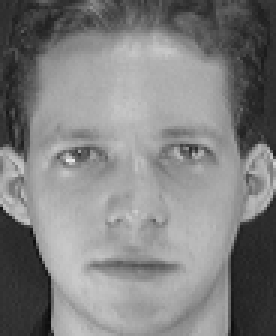
#> input picture train_data/1.pgm, 92 x 112 px (shown 3 times larger); its folder holds only this picture in this run
$ python training-model-lbp.py   (Python 2 division)   (older library calls are emulated)
#> lines starting #> are read from the running program, lines starting #| are printed output that depends on the picture
### helpers/image_util.py
import numpy as np
from PIL import Image, ImageStat


def load_image(infilename):
#> called with infilename = 'train_data/1.pgm'
    img = Image.open(infilename)
#> img is the input picture: PIL image 92x112 L; min 11, max 234, mean 128.3
    img.load()
    data = np.asarray(img, dtype="int32")
    if is_grayscale(infilename) and data.ndim == 3:
        data = np.dot(data[..., :3], [1.0 / 3, 1.0 / 3, 1.0 / 3])
    return data


def is_grayscale(path):
#> called with path = 'train_data/1.pgm'
    im = Image.open(path).convert("RGB")
    stat = ImageStat.Stat(im)

    if sum(stat.sum) / 3 == stat.sum[0]:
        return True
    else:
        return False


def rgb2gray(rgb):
    return np.around(np.dot(rgb[..., :3], [0.299, 0.587, 0.114]))


def save_image(npdata, outfilename):
    img = Image.fromarray(np.asarray(np.clip(npdata, 0, 255), dtype="uint8"), "L")
    img.save(outfilename)


# [19 lines left out: functions img2vector, matrix2vector, resize_image, not called in this run]

### helpers/lbp_extract_feature.py
from helpers import image_util
import numpy as np
import os
import matplotlib.pyplot as plt
import matplotlib.image as mpimg


# [5 lines left out: function load_gray_scale_image, not called in this run]


def calculate_decimal(block):
    line1 = block[0, 0] * (2 ** 0) + block[0, 1] * (2 ** 1) + block[0, 2] * (2 ** 2)
    line2 = block[1, 2] * (2 ** 3) + block[0, 0] * (2 ** 7)
    line3 = block[2, 2] * (2 ** 4) + block[2, 1] * (2 ** 5) + block[2, 0] * (2 ** 6)
    return line1 + line2 + line3


def present_block(block):
    result = np.empty([3, 3], dtype=int)
    for row in range(3):
        for col in range(3):
            if block[row, col] > block[1, 1]:
                result[row, col] = 0
            else:
                result[row, col] = 1
    return result


def is_uniform(decimal):
    times = 0
    old_bit = decimal & 1
    for i in range(1, 8):
        new_bit = (decimal >> i) & 1
        if new_bit != old_bit:
            times += 1
        old_bit = new_bit
    if times > 2:
        return False
    return True


def get_histogram(present_data):
    bins = []
    nums_none_uniform = 0
    height, width = present_data.shape
    for i in range(256):
        times = 0
        for row in range(height):
            for col in range(width):
                if present_data[row, col] == i:
                    times += 1
        if is_uniform(i):
            bins.append(times)
        else:
            nums_none_uniform += times
    bins.insert(0, nums_none_uniform)  # none_uniform index = 0
    return np.array(bins)


def extract_segment(data, debug=False):
    height, width = data.shape
    present_image = np.empty([height - 2, width - 2], dtype=int)
    for row in range(1, height - 1):
        for col in range(1, width - 1):
            block = present_block(data[row - 1:row + 2, col - 1:col + 2])
            present_image[row - 1, col - 1] = calculate_decimal(block)

    if debug:
        plt.figure(1)
        plt.title('Present Face')
        plt.imshow(present_image, cmap=plt.get_cmap('gray'))

    histogram = get_histogram(present_image)

    if debug:
        plt.figure(2)

        plt.hist(x=np.arange(59), weights=histogram, bins=59, color='green', alpha=0.8)
        plt.xlabel("Bin No.")
        plt.ylabel("Frequency")

    if debug:
        plt.show()

    return histogram


def extract_face(data, debug=False, log=None):
#> called with debug = False, log = 'lbp-model/image/1.pgm'
    height, width = data.shape
#> height = 112; width = 92

    present_image = np.empty([height - 2, width - 2], dtype=int)
    for row in range(1, height - 1):
        for col in range(1, width - 1):
            block = present_block(data[row - 1:row + 2, col - 1:col + 2])
            present_image[row - 1, col - 1] = calculate_decimal(block)
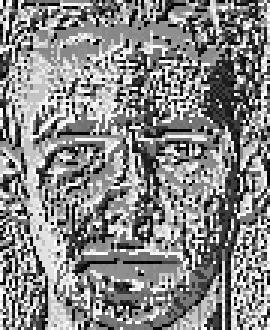
#> present_image: shape (110, 90) int64 (shown 3 times larger); min 0, max 255, mean 136.1

    if log is not None:
        directory = os.path.dirname(log)
        if not os.path.exists(directory):
            os.makedirs(directory)
        image_util.save_image(present_image, log)

    local_histograms = np.empty([20, 59], dtype=int)
    global_histogram = np.zeros(59, dtype=int)
    for row in range(5):
        for col in range(4):
            histogram = extract_segment(
                data[height * row / 5: height * (row + 1) / 5, width * col / 4:width * (col + 1) / 4])
            local_histograms[row * 4 + col] = histogram
            global_histogram = np.add(global_histogram, histogram)
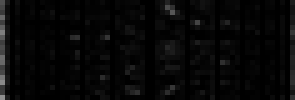
#> local_histograms: shape (20, 59) int64 (shown 5 times larger); min 0, max 144, mean 7.3

    if debug:
        plt.figure()
        plt.title("Global Histogram")
        plt.hist(x=np.arange(59), weights=global_histogram, bins=59, color='green', alpha=0.8)
        plt.xlabel("Bin No.")
        plt.ylabel("Frequency")

    if debug:
        plt.show()
    return local_histograms


# [3 lines that do not run on import are left out]

    # extract_face('train_data/s1/1.pgm', True)

### helpers/file_util.py
from os import listdir
from os.path import isfile, join
import numpy as np


def listFile(mypath):
    onlyfiles = []
    for f in listdir(mypath):
        if not isfile(join(mypath, f)):
            childfiles = listFile(join(mypath, f))
            for cf in childfiles:
                onlyfiles.append(join(f, cf))
        else:
            onlyfiles.append(f)
    return onlyfiles


def log_data(data, logger):
    if type(data) in [list, tuple, np.ndarray]:
        for value in data:
            log_data(value, logger)
        logger.write(';')
    else:
        logger.write('\t' + str(data))

### training-model-lbp.py
from helpers import file_util, lbp_extract_feature, image_util
from os.path import join
from numpy import linalg as la
import numpy as np

if __name__ == '__main__':
    train_folder = 'train_data'

    files = file_util.listFile(train_folder)
    m = len(files)

    # Extract feature histograms from all training images
    # Log histograms to text file
    log_file = open("lbp-model/histogram.txt", "w")
    count = 0

    for filePath in files:
        data = image_util.load_image(join(train_folder, filePath))
        if not image_util.is_grayscale(join(train_folder, filePath)):
            data = image_util.rgb2gray(data)
        local_histograms = lbp_extract_feature.extract_face(data, log=join("lbp-model/image", filePath))  # 20x59
        norm = la.norm(local_histograms, axis=1)
        norm = norm.reshape((20, 1))
        local_histograms = np.divide(local_histograms, norm)
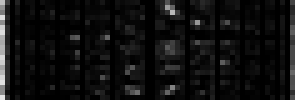
#> local_histograms: shape (20, 59) float64 (shown 5 times larger); min 0, max 0.89, mean 0.0618
        if count == 0:
            mean_histograms = local_histograms
        else:
            mean_histograms = np.add(mean_histograms, local_histograms)
        count += 1
        file_util.log_data(local_histograms, log_file)
#> the loop in log_data, `for value in data:` made 20 passes
        log_file.write('\n')
    log_file.close()

    # Log width, height of lbp-model
    height, width = data.shape
    log_file = open("lbp-model/info.txt", "w")
    log_file.write(str(height) + '\n')
    log_file.write(str(width) + '\n')
    log_file.close()

    mean_histograms = np.divide(mean_histograms, count)

    log_file = open("lbp-model/mean-histogram.txt", "w")
    file_util.log_data(mean_histograms, log_file)
    log_file.close()

$ run again, on train_data/13.pgm
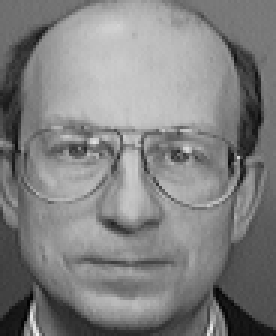
#> input picture train_data/13.pgm, 92 x 112 px (shown 3 times larger)
#> in load_image, img is the input picture: PIL image 92x112 L; min 3, max 241, mean 129
#> after the loop in extract_face, `for row in range(1, height - 1):`:
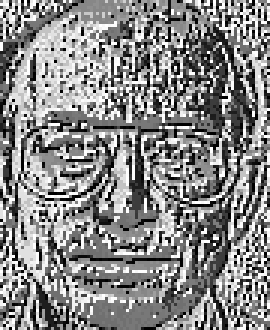
#> present_image: shape (110, 90) int64 (shown 3 times larger); min 0, max 255, mean 135.5
#> img: PIL image 90x110 L
#> `local_histograms = np.divide(local_histograms, norm)`:
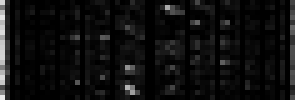
#> local_histograms: shape (20, 59) float64 (shown 5 times larger); min 0, max 0.907, mean 0.0593
#> the loop in log_data, `for value in data:` made 20 passes

$ run again, on train_data/14.pgm
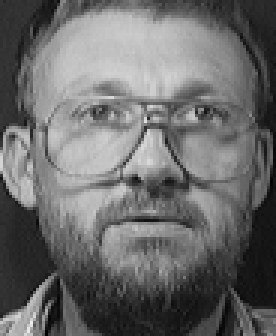
#> input picture train_data/14.pgm, 92 x 112 px (shown 3 times larger)
#> in load_image, img is the input picture: PIL image 92x112 L; min 2, max 237, mean 106.9
#> after the loop in extract_face, `for row in range(1, height - 1):`:
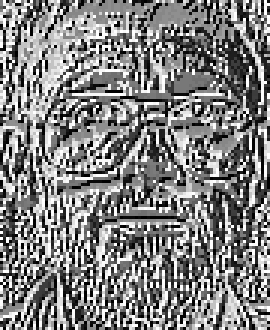
#> present_image: shape (110, 90) int64 (shown 3 times larger); min 0, max 255, mean 128.9
#> img: PIL image 90x110 L
#> `local_histograms = np.divide(local_histograms, norm)`:
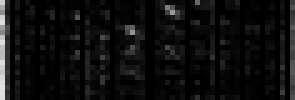
#> local_histograms: shape (20, 59) float64 (shown 5 times larger); min 0, max 0.894, mean 0.0581
#> the loop in log_data, `for value in data:` made 20 passes

$ run again, on train_data/15.pgm
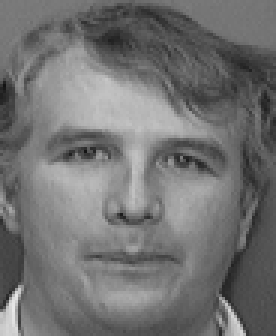
#> input picture train_data/15.pgm, 92 x 112 px (shown 3 times larger)
#> in load_image, img is the input picture: PIL image 92x112 L; min 19, max 232, mean 114.3
#> after the loop in extract_face, `for row in range(1, height - 1):`:
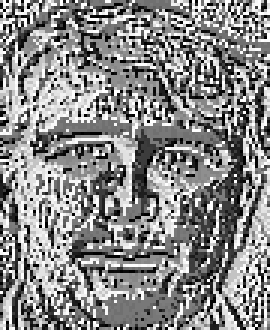
#> present_image: shape (110, 90) int64 (shown 3 times larger); min 0, max 255, mean 136.1
#> img: PIL image 90x110 L
#> `local_histograms = np.divide(local_histograms, norm)`:
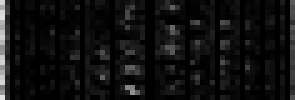
#> local_histograms: shape (20, 59) float64 (shown 5 times larger); min 0, max 0.886, mean 0.0642
#> the loop in log_data, `for value in data:` made 20 passes

$ run again, on train_data/10.pgm
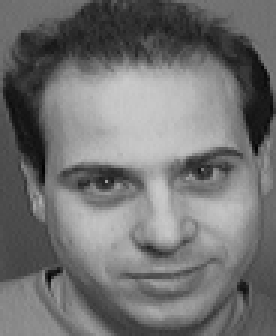
#> input picture train_data/10.pgm, 92 x 112 px (shown 3 times larger)
#> in load_image, img is the input picture: PIL image 92x112 L; min 2, max 201, mean 113.8
#> after the loop in extract_face, `for row in range(1, height - 1):`:
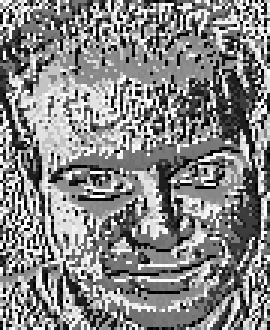
#> present_image: shape (110, 90) int64 (shown 3 times larger); min 0, max 255, mean 134.3
#> img: PIL image 90x110 L
#> `local_histograms = np.divide(local_histograms, norm)`:
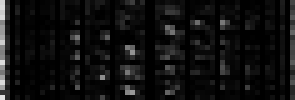
#> local_histograms: shape (20, 59) float64 (shown 5 times larger); min 0, max 0.881, mean 0.0625
#> the loop in log_data, `for value in data:` made 20 passes
